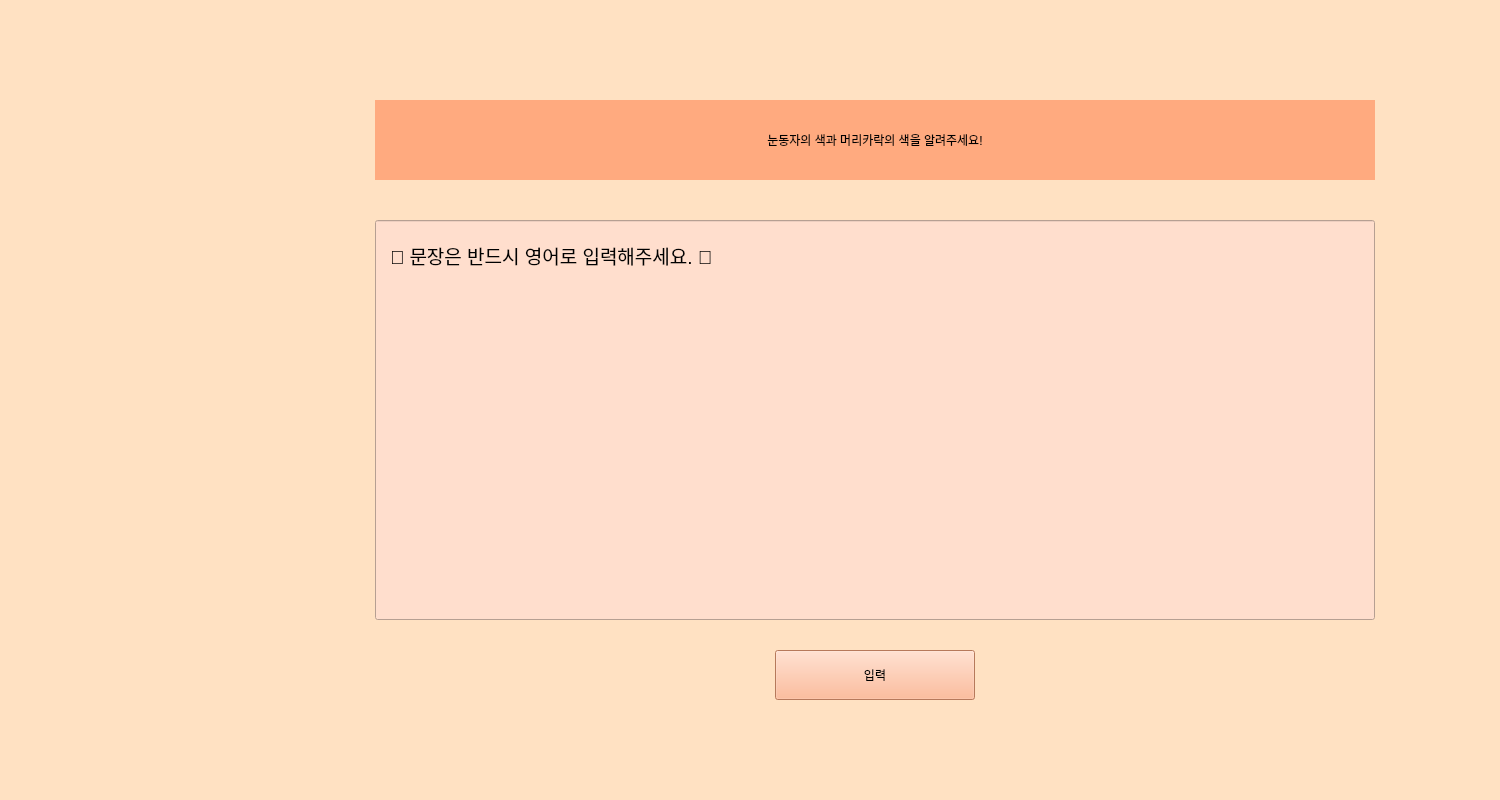
<?xml version="1.0" encoding="UTF-8"?>
<ui version="4.0">
 <class>MainWindow</class>
 <widget class="QMainWindow" name="MainWindow">
  <property name="geometry">
   <rect>
    <x>0</x>
    <y>0</y>
    <width>1500</width>
    <height>800</height>
   </rect>
  </property>
  <property name="maximumSize">
   <size>
    <width>1500</width>
    <height>800</height>
   </size>
  </property>
  <property name="windowTitle">
   <string>Team 7</string>
  </property>
  <property name="styleSheet">
   <string notr="true">background-color: rgb(255, 225, 194);</string>
  </property>
  <widget class="QWidget" name="centralwidget">
   <widget class="QLineEdit" name="lineEdit">
    <property name="geometry">
     <rect>
      <x>375</x>
      <y>220</y>
      <width>1000</width>
      <height>400</height>
     </rect>
    </property>
    <property name="styleSheet">
     <string notr="true">font: 16pt &quot;08서울남산체 M&quot;;
gridline-color: rgb(255, 170, 127);
background-color: rgb(255, 222, 205);</string>
    </property>
   </widget>
   <widget class="QLabel" name="label">
    <property name="geometry">
     <rect>
      <x>375</x>
      <y>100</y>
      <width>1000</width>
      <height>80</height>
     </rect>
    </property>
    <property name="styleSheet">
     <string notr="true">font: 75 20pt &quot;나눔스퀘어라운드 Bold&quot;;
background-color: rgb(255, 170, 127)</string>
    </property>
    <property name="text">
     <string>&lt;html&gt;&lt;head/&gt;&lt;body&gt;&lt;p align=&quot;center&quot;&gt;눈동자의 색과 머리카락의 색을 알려주세요!&lt;/p&gt;&lt;/body&gt;&lt;/html&gt;</string>
    </property>
   </widget>
   <widget class="QPushButton" name="in_btn">
    <property name="geometry">
     <rect>
      <x>775</x>
      <y>650</y>
      <width>200</width>
      <height>50</height>
     </rect>
    </property>
    <property name="styleSheet">
     <string notr="true">background-color: rgb(255, 170, 127);
font: 81 20pt &quot;나눔스퀘어라운드 ExtraBold&quot;;</string>
    </property>
    <property name="text">
     <string>입력</string>
    </property>
   </widget>
   <widget class="QLabel" name="label_2">
    <property name="geometry">
     <rect>
      <x>390</x>
      <y>230</y>
      <width>501</width>
      <height>51</height>
     </rect>
    </property>
    <property name="styleSheet">
     <string notr="true">font: 16pt &quot;08서울남산체 M&quot;;
background-color: rgb(255, 222, 205);</string>
    </property>
    <property name="text">
     <string>&lt;html&gt;&lt;head/&gt;&lt;body&gt;&lt;p&gt;&lt;span style=&quot; font-size:14pt;&quot;&gt;🚨 문장은 반드시 영어로 입력해주세요. 🚨&lt;/span&gt;&lt;/p&gt;&lt;/body&gt;&lt;/html&gt;</string>
    </property>
   </widget>
   <zorder>in_btn</zorder>
   <zorder>look_g</zorder>
   <zorder>label</zorder>
   <zorder>lineEdit</zorder>
   <zorder>label_2</zorder>
  </widget>
  <widget class="QStatusBar" name="statusbar"/>
 </widget>
 <resources/>
 <connections/>
</ui>
